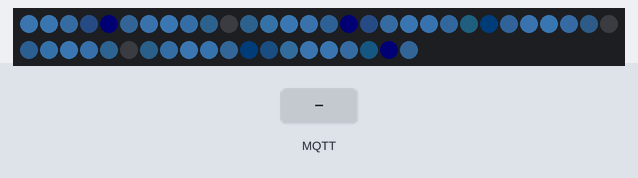
The program below on a simulated ESP8266 (NodeMCU). On the bench: 50 RGB LEDs in strip order, left to right, continuing on the next row. Inputs (shaded band) come from the test bench. Dim RGB values are drawn brighter than linear; WiFi joins after 1.5 s; servers stay silent unless stated; no MQTT or app messages arrive unless stated; not simulated (calls return 0 or success): secrets.h; what the program prints to the serial monitor is not drawn.

Above: at 1.63 s.
At 2.7 s:
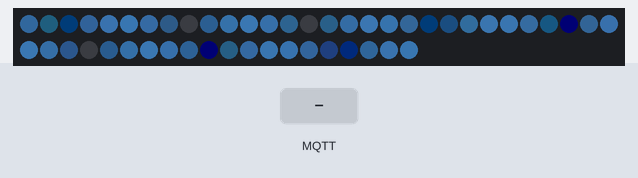
2.8 s: MQTT message "1" arrives on the first subscribed topic
At 6.74 s:
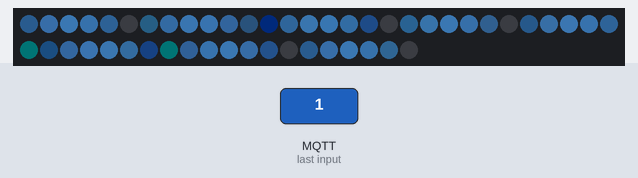

The program:

main.cpp
```cpp
#include <ESP8266WiFi.h>
#include <PubSubClient.h>
#include <ArduinoJson.h>

#include "RGBStrip.cpp"
#include "secrets.h"

// Long interrupts from the MQTT system cause the LED strip to flicker.
#define FASTLED_ALLOW_INTERRUPTS 0

const char* ssid = WIFI_SSID;
const char* password = WIFI_PASS;
const char* mqttServer = MQTT_SERVER;
const char* mqttUser = MQTT_USER;
const char* mqttPassword = MQTT_PASS;
const int mqttPort = 1883;

WiFiClient espClient;
PubSubClient client(espClient);
RGBStrip strip;

byte macBytes[6];
String deviceName = "";
String homeTopic = "";


void callback(char* topic, byte* payload, unsigned int length) {
  // Announce the topic to the console
  Serial.printf("[%s]\t", topic);

  // Convert the payload to a string
  char* payloadStr = (char*)malloc(length + 1);
  for (int i = 0; i < length; i++) {
    payloadStr[i] = (char)payload[i];
  }
  Serial.print(payloadStr);
  Serial.println("\n");

  // Parse payload string into JSON object
  // DynamicJsonDocument doc(2048);
  StaticJsonDocument<2048> doc;
  deserializeJson(doc, payloadStr);


  // Set a specific pixel to an RGB color
  if (doc.containsKey("setPixel")) {
    uint8_t r, g, b;
    uint16_t i;

    i = doc["setPixel"]["i"];
    r = doc["setPixel"]["r"];
    g = doc["setPixel"]["g"];
    b = doc["setPixel"]["b"];

    strip.setPixelColor(i, r, g, b);
  }

  // Set all pixels to an RGB color
  if (doc.containsKey("setAll")) {
    uint8_t r, g, b;

    r = doc["setAll"]["r"];
    g = doc["setAll"]["g"];
    b = doc["setAll"]["b"];

    strip.setStripColor(r, g, b);
  }

  // Clean up memory
  doc.clear();
  delete payloadStr;

  // print heap size
  Serial.print("Free memory: ");
  Serial.println(ESP.getFreeHeap());
}

void setup() {

  Serial.begin(115200);
  Serial.println("\n");

  // Connect to WiFi
  Serial.print("Connecting to WiFi.");
  WiFi.begin(ssid, password);
  while (WiFi.status() != WL_CONNECTED) {
    delay(500);
    Serial.print(".");
  }
  Serial.println("Connected!");

  // What is my name? It's your MAC address :)
  WiFi.macAddress(macBytes);
  for (int i = 3; i < 6; i++) { deviceName += String(macBytes[i], HEX); }
  Serial.printf("Hello! My name is %s\n", deviceName);

  // Connect to MQTT Server
  client.setServer(mqttServer, mqttPort);
  client.setCallback(callback);
  Serial.print("Connecting to MQTT.");

  while (!client.connected()) {

    if (client.connect("ESP8266Client", mqttUser, mqttPassword )) {

      Serial.println(".Connected!");

    } else {

      Serial.print(".Failed with state ");
      Serial.print(client.state());
      delay(2000);
    }
  }

  Serial.println();

  // Tell the network we're online
  homeTopic = "esp/" + deviceName;
  client.publish(homeTopic.c_str(), "online");
  // Subscribe to all messages aimed at this device
  String subscribeTopic = homeTopic + "/#";
  client.subscribe(subscribeTopic.c_str(), 0);
}

void loop() {
  client.loop();
  strip.loopHook();
}
```

RGBStrip.cpp
```cpp
#ifndef RGBSTRIP
#define RGBSTRIP
#endif

/*
    White High density Strip: BTF-LIGHTING RGBW RGBNW Natural White SK6812 (Similar WS2812B)
    Black Lower Density Strip: SK6812 RGBW RGB Warm RGBNW Led Strip

    On the Wemos D1 Mini, Use D7 as the Data Pin. D7 == GPIO 13 == MOSI
    Use 430-470 Ohm with the data pin
*/

#include <FastLED.h>
#include <Arduino.h>

// ---- Parameters ----
#define DATA_PIN    13
#define NUM_LEDS    50
#define BRIGHTNESS  100
#define FPS         2
#define LED_TYPE    WS2812B
#define COLOR_ORDER GRB


class RGBStrip {

private:

  CRGB* leds = new CRGB[NUM_LEDS];
  CRGB* leds_bkp = new CRGB[NUM_LEDS];
  int brightness = BRIGHTNESS;

  short mode;

  unsigned long thisTime;
  unsigned long lastTime = 0;


public:

    RGBStrip() {
        FastLED.addLeds<WS2812B, DATA_PIN, GRB>(leds, NUM_LEDS).setCorrection( TypicalLEDStrip );
        FastLED.setBrightness(brightness);

        // Initialize strip to a nice sky blue :)
        setStripColor(0, 0, 0);
    }

    void effect_RunningLights(byte red, byte green, byte blue, int WaveDelay) {
        int Position=0;

        for(int j=0; j<NUM_LEDS*2; j++) {
                Position++; // = 0; //Position + Rate;
                for(int i=0; i<NUM_LEDS; i++) {
                // sine wave, 3 offset waves make a rainbow!
                //float level = sin(i+Position) * 127 + 128;
                //setPixel(i,level,0,0);
                //float level = sin(i+Position) * 127 + 128;
                setPixel(i,((sin(i+Position) * 127 + 128)/255)*red,
                            ((sin(i+Position) * 127 + 128)/255)*green,
                            ((sin(i+Position) * 127 + 128)/255)*blue);
                }

                showStrip();
                delay(WaveDelay);
        }
    }

    void loopHook() {
        effect_RunningLights(50, 100, 150, 50);
    }

    void on() {
        // Set all LEDs to the state they had before beign turned off
        for (int i = 0; i < NUM_LEDS; i++) {
            leds[i] = leds_bkp[i];
        }

        FastLED.show();
    }

    void off() {
        // Save the state of the strip
        for (int i = 0; i < NUM_LEDS; i++) {
            leds_bkp[i] = leds[i];
        }

        // Turn all the lights off
        for (int i = 0; i < NUM_LEDS; i++) {
            leds[i] = CRGB::Black;
        }

        FastLED.show();
    }

    void setPixelColor(uint16_t i, uint8_t r, uint8_t g, uint8_t b) {
        leds[i] = CRGB(r, g, b);

        FastLED.show();

        // Serial.printf("Set pixel %d color to R: %d, G: %d, B: %d\n", i, r, g, b);
    }

    void push(int r, int g, int b) {
        // Set first led to color
        leds_bkp[0] = CRGB(r, g, b);

        // Shift all the leds one place down the strip
        for (int i = 0; i < NUM_LEDS - 1; i++) {
            leds_bkp[i + 1] = leds[i];
        }

        // Copy the new shifted data to the strip
        for (int i = 0; i < NUM_LEDS; i++) {
            leds[i] = leds_bkp[i];
        }

        FastLED.show();
    }

    void setAll(byte red, byte green, byte blue) {
        for(int i = 0; i < NUM_LEDS; i++ ) {
            setPixel(i, red, green, blue);
        }
        showStrip();
    }

    void setBrightness(int b) {

        this->brightness = b;
        FastLED.setBrightness(b);

        FastLED.show();
    }

    void setPixel(int Pixel, byte red, byte green, byte blue) {
        leds[Pixel].r = red;
        leds[Pixel].g = green;
        leds[Pixel].b = blue;
    }

    void setStripColor(uint8_t r, uint8_t g, uint8_t b) {

        for (int i = 0; i < NUM_LEDS; i++) {
            leds[i] = CRGB(r, g, b);
        }

        FastLED.show();

        Serial.printf("Set strip color to R: %d, G: %d, B: %d\n", r, g, b);
    }

    inline void showStrip() { FastLED.show(); }
};
```
